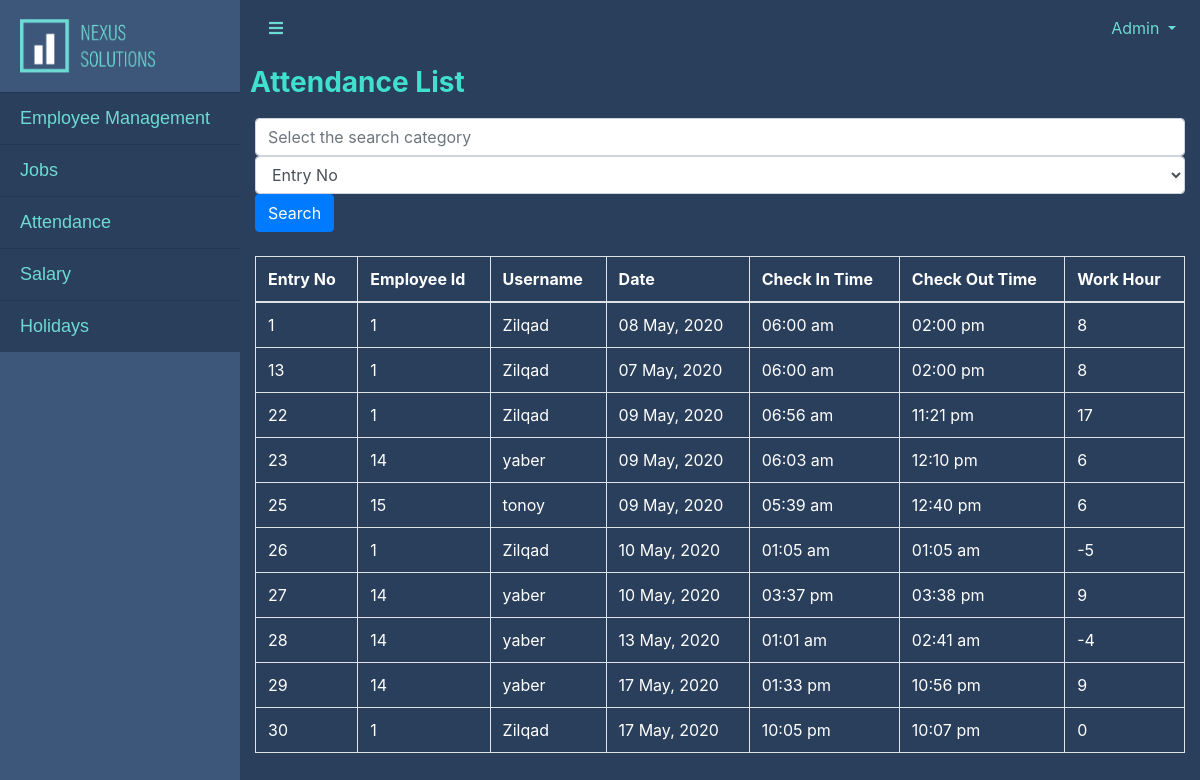
Screenshot of /view/AttendanceManagement.php (signed in) with the database file from the repository.
### tables this page shows
CREATE TABLE `attendance` (
  `attendance_id` int(10) NOT NULL,
  `work_hour` int(50) NOT NULL DEFAULT 0,
  `check_in` datetime(6) NOT NULL,
  `check_out` datetime(6) DEFAULT NULL,
  `emp_id` int(10) NOT NULL
);

CREATE TABLE `employee` (
  `emp_id` int(10) NOT NULL,
  `Username` varchar(10) NOT NULL,
  `Password` varchar(50) NOT NULL,
  `first_name` varchar(50) NOT NULL,
  `last_name` varchar(50) NOT NULL,
  `father_name` varchar(20) NOT NULL,
  `dob` date NOT NULL,
  `address` varchar(255) NOT NULL,
  `postcode` int(25) NOT NULL,
  `email` varchar(50) NOT NULL,
  `phone` int(15) NOT NULL,
  `marital_status` varchar(20) NOT NULL,
  `nationality` varchar(20) NOT NULL,
  `nid` int(20) NOT NULL,
  `religion` varchar(20) NOT NULL,
  `status` int(10) NOT NULL DEFAULT 0,
  `job_id` int(10) NOT NULL
);

### view/AttendanceManagement.php (the view, shortened to what this page needs)
<?php
    include "../controller/db_connect.php";
?>
<?php
  function readTable()
  {
    if(isset($_GET['searchbar']) && !empty($_GET['searchbar']))
    {
      $category = $_GET['category'];
      global $connection;
      if($category=="attId")
      {
        $id = $_GET['searchbar'];
        $query = "SELECT * FROM attendance WHERE attendance_id LIKE '%$id%'";
      }
      elseif($category=="empId")
      {
        $id = $_GET['searchbar'];
        $query = "SELECT * FROM attendance WHERE emp_id LIKE '%$id%'";
      }
      elseif($category=="date")
      {
        $date = $_GET['searchbar'];
        $query = "SELECT * FROM attendance WHERE check_in LIKE '$date%'";
      }
      elseif($category=="empName")
      {
        $userName = $_GET['searchbar'];
        $query1 = "SELECT * FROM employee WHERE username LIKE '%$userName%'";
        $result1 = mysqli_query($connection, $query1);
        $row1 = mysqli_fetch_assoc($result1);
        $id = $row1['emp_id'];
        $query = "SELECT * FROM attendance WHERE emp_id = '$id'";
      }
      $result = mysqli_query($connection, $query);
        while($row = mysqli_fetch_assoc($result))
        {
          $attId = $row['attendance_id'];
          $empId = $row['emp_id'];
          $workHour = $row['work_hour'];
          $checkIn = $row['check_in'];
          $checkIn = strtotime($checkIn);
          $date = date('d M, Y', $checkIn);
          $checkIn = date('h:i a', $checkIn);
          $checkOut = $row['check_out'];
          $checkOut = strtotime($checkOut);
          $checkOut = date('h:i a', $checkOut);
          $query1 = "SELECT * FROM employee WHERE emp_id LIKE '$empId'";
          $result1 = mysqli_query($connection, $query1);
          $row1 = mysqli_fetch_assoc($result1);
          $empName = $row1['Username'];
          echo "<tr>";
          echo "<td>{$attId}</td>";
          echo "<td>{$empId}</td>";
          echo "<td>{$empName}</td>";
          echo "<td>{$date}</td>";
          echo "<td>{$checkIn}</td>";
          echo "<td>{$checkOut}</td>";
          echo "<td>{$workHour}</td>";
          echo "</tr>";
        }
    }
    else
    {
      global $connection;
      $query = "SELECT * FROM attendance";
      $result = mysqli_query($connection, $query);
        while($row = mysqli_fetch_assoc($result))
        {
          $attId = $row['attendance_id'];
          $empId = $row['emp_id'];
          $workHour = $row['work_hour'];
          $checkIn = $row['check_in'];
          $checkIn = strtotime($checkIn);
          $date = date('d M, Y', $checkIn);
          $checkIn = date('h:i a', $checkIn);
          $checkOut = $row['check_out'];
          $checkOut = strtotime($checkOut);
          $checkOut = date('h:i a', $checkOut);
          $query1 = "SELECT * FROM employee WHERE emp_id LIKE '$empId'";
          $result1 = mysqli_query($connection, $query1);
          $row1 = mysqli_fetch_assoc($result1);
          $empName = $row1['Username'];
          echo "<tr>";
          echo "<td>{$attId}</td>";
          echo "<td>{$empId}</td>";
          echo "<td>{$empName}</td>";
          echo "<td>{$date}</td>";
          echo "<td>{$checkIn}</td>";
          echo "<td>{$checkOut}</td>";
          echo "<td>{$workHour}</td>";
          echo "</tr>";
        }
      }
  }
?>
<html lang="en">
<?php
  if($_SESSION['userType'] == "admin"){
      include "header-admin.php";
  }
  else{
    include "header.php";
  }
  ?>
      <div class="container" >
        <div class="row" >
            <h3 class="page-header">
              <span style="color:turquoise"><b>Attendance List</b></span>
            </h3>
        </div>
        <div class="row-12">
          <form action"">
            <h5>
              <div class=".col-9">
                <input class="form-control" type="text" name="searchbar" value="" placeholder="Select the search category">
              </div>
              <div class=".col-3">
                <select class="form-control" id="category" name="category">
                  <option value="attId">Entry No</option>
                </select>
                <input class="btn btn-primary" type="submit" name="submit" value="Search">
              </div>
              <br>
              <div class="col-xs-6">
                <table style="color:white" class="table table-bordered">
                    <tr>
                      <th>Entry No</th>
                      <th>Employee Id</th>
                      <th>Username</th>
                      <th>Date</th>
                      <th>Check In Time</th>
                      <th>Check Out Time</th>
                      <th>Work Hour</th>
                    </tr>
                  <tbody>
                    <?php readTable(); ?>
                  </tbody>
                </table>
              </div>
            </h5>
          </form>
        </div>
<?php include "footer.php"; ?>
</html>

### view/header-admin.php (shortened to what this page needs)
<head>
  <link href="../vendor/bootstrap/css/bootstrap.min.css" rel="stylesheet">
  <link rel="stylesheet" href="https://use.fontawesome.com/releases/v5.7.0/css/all.css">
  <link href="../css/simple-sidebar.css" rel="stylesheet">
</head>
<body>
  <div class="d-flex" id="wrapper">
    <div class="" id="sidebar-wrapper">
      <div class="sidebar-heading">
        <a class="navbar-brand" href="<?php
                    if($_SESSION['userType'] == "admin") echo "Dashboard.php";
                    elseif($_SESSION['userType'] == "employee") echo "emp-dashboard.php";
              ?>">
          <img src="../Resource/NexasLogo.png" alt="nexas solutions logo" style="width:141px;height:54px;">
        </a>
      </div>
      <div class="list-group list-group-flush" id="list">
        <a href="/HRMS/view/EmployeeManagement.php" class="list-group-item list-group-item-action"style="background-color: #2a3f5b;">Employee Management</a>
        <a href="/HRMS/view/JobManagement.php" class="list-group-item list-group-item-action"style="background-color: #2a3f5b;">Jobs</a>
        <a href="/HRMS/view/AttendanceManagement.php" class="list-group-item list-group-item-action"style="background-color: #2a3f5b;">Attendance</a>
        <a href="/HRMS/view/SalaryManagement.php" class="list-group-item list-group-item-action"style="background-color: #2a3f5b;">Salary</a>
        <a href="/HRMS/view/HolidayManagement.php" class="list-group-item list-group-item-action"style="background-color: #2a3f5b;">Holidays</a>
      </div>
    </div>
    <div id="page-content-wrapper">
      <nav class="navbar navbar-expand-lg navbar-light">
        <button class="btn" id="menu-toggle"><i class="fas fa-bars" style="color:#6ddad3"></i></button>
        <div class="collapse navbar-collapse" id="navbarSupportedContent">
          <ul class="navbar-nav ml-auto mt-2 mt-lg-0">
            <li class="nav-item dropdown">
              <a class="nav-link dropdown-toggle" href="#" id="navbarDropdown" role="button" data-toggle="dropdown" style="color:#6ddad3" aria-haspopup="true" aria-expanded="false">
                <?php echo $_SESSION['username']; ?>
              </a>
            </li>
          </ul>
        </div>
      </nav>

### view/footer.php (shortened to what this page needs)
    </div>
  </div>
</body>

### css/simple-sidebar.css (style rules this page uses)
body { overflow-x: hidden; background-color: #2a3f5b; }
#sidebar-wrapper { background-color: #3d577a; min-height: 100vh; margin-left: -15rem; -webkit-transition: margin .25s ease-out; -moz-transition: margin .25s ease-out; -o-transition: margin .25s ease-out; transition: margin .25s ease-out; }
#sidebar-wrapper .sidebar-heading { padding: 0.875rem 1.25rem; font-size: 1px; }
#sidebar-wrapper .list-group { width: 15rem; }
#list { font-family: Arial, Helvetica, sans-serif; font-size: 18px; }
a:link { color: #6ddad3; }
#page-content-wrapper { min-width: 100vw; }
@media (min-width: 768px) { #sidebar-wrapper { margin-left: 0; } }
@media (min-width: 768px) { #page-content-wrapper { min-width: 0; width: 100%; } }

### view/header-admin.php (style rules this page uses)
.row { display: grid; grid-template-columns: auto auto auto auto; grid-row-gap: 50px; grid-column-gap: 10px; padding: 10px; }

### rows the page displays
attendance: attendance_id "1", emp "1", emp.Username "Zilqad", check_in "08 May, 2020", check_in "06:00 am", check_out "02:00 pm", work_hour "8"
attendance: attendance_id "13", emp "1", emp.Username "Zilqad", check_in "07 May, 2020", check_in "06:00 am", check_out "02:00 pm", work_hour "8"
attendance: attendance_id "22", emp "1", emp.Username "Zilqad", check_in "09 May, 2020", check_in "06:56 am", check_out "11:21 pm", work_hour "17"
attendance: attendance_id "23", emp "14", emp.Username "yaber", check_in "09 May, 2020", check_in "06:03 am", check_out "12:10 pm", work_hour "6"
attendance: attendance_id "25", emp "15", emp.Username "tonoy", check_in "09 May, 2020", check_in "05:39 am", check_out "12:40 pm", work_hour "6"
attendance: attendance_id "26", emp "1", emp.Username "Zilqad", check_in "10 May, 2020", check_in "01:05 am", check_out "01:05 am", work_hour "-5"
attendance: attendance_id "27", emp "14", emp.Username "yaber", check_in "10 May, 2020", check_in "03:37 pm", check_out "03:38 pm", work_hour "9"
attendance: attendance_id "28", emp "14", emp.Username "yaber", check_in "13 May, 2020", check_in "01:01 am", check_out "02:41 am", work_hour "-4"
attendance: attendance_id "29", emp "14", emp.Username "yaber", check_in "17 May, 2020", check_in "01:33 pm", check_out "10:56 pm", work_hour "9"
attendance: attendance_id "30", emp "1", emp.Username "Zilqad", check_in "17 May, 2020", check_in "10:05 pm", check_out "10:07 pm", work_hour "0"

### other values shown
$_SESSION['username'] "Admin"
